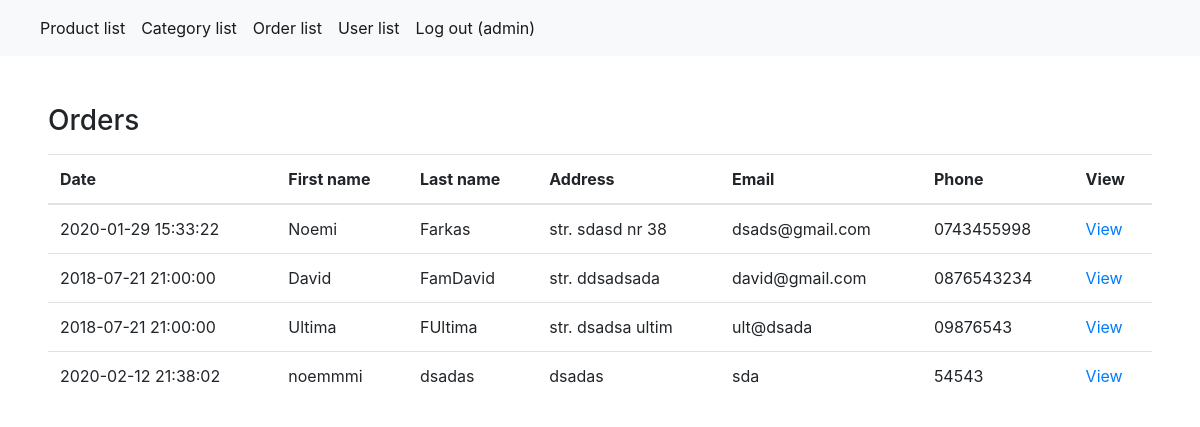
Screenshot of /admin/order_list.php (signed in) with the database file from the repository.
### tables this page shows
CREATE TABLE `orders` (
  `id` int(10) UNSIGNED NOT NULL,
  `date` timestamp NOT NULL DEFAULT CURRENT_TIMESTAMP,
  `firstname` varchar(50) NOT NULL,
  `lastname` varchar(50) NOT NULL,
  `address` text NOT NULL,
  `email` varchar(20) NOT NULL,
  `phone` varchar(14) NOT NULL
);

### admin/include/db/database.class.php (called while the page is built, shortened)
<?php
class Database {
    public function __construct()
    {
        $opt = [
            PDO::ATTR_ERRMODE            => PDO::ERRMODE_EXCEPTION,
            PDO::ATTR_DEFAULT_FETCH_MODE => PDO::FETCH_ASSOC,
        ];
        $link = 'mysql:host=localhost;dbname=licenta;charset=utf8';
        $this->connection = new PDO($link, 'root', '', $opt);
    }
}

### admin/include/db/orders.class.php (called while the page is built, shortened)
<?php
require_once "database.class.php";
class Orders extends Database
{
    public function getAll()
    {
        $query = $this->connection->query("select * from orders");
        return $query->fetchAll();
    }
}

### admin/order_list.php (the view, shortened to what this page needs)
<?php
include 'include/views/head.php';
include 'include/db/orders.class.php';
try {
    $order_listDb = new Orders();
    $order_list= $order_listDb->getAll();
} catch(Exception $e) {
    $order_list = [];
    $error = true;
}
?>
<body>
    <?php
    include 'include/views/menu.php';
    ?>
    <div class="container-fluid">
        <div class="row">
            <div class="col-12 p-5">
                <h3 class="mb-3">Orders</h3>
                <table class="table">
                    <thead>
                    <tr>
                        <th scope="col">Date</th>
                        <th scope="'col">First name</th>
                        <th scope="col">Last name</th>
                        <th scope="col">Address</th>
                        <th scope="col">Email</th>
                        <th scope="col">Phone</th>
                        <th scope="col">View</th>
                    </tr>
                    </thead>
                    <tbody>
                    <?php foreach($order_list as $ord_list): ?>
                        <tr>
                            <td><?php echo $ord_list['date'] ?></td>
                            <td><?php echo $ord_list['firstname'] ?></td>
                            <td><?php echo $ord_list['lastname'] ?></td>
                            <td><?php echo $ord_list['address'] ?></td>
                            <td><?php echo $ord_list['email'] ?></td>
                            <td><?php echo $ord_list['phone'] ?></td>
                            <td><a href="order_view.php?id=<?=$ord_list['id']?>">View</a></td>
                        </tr>
                    <?php endforeach;?>
                    </tbody>
                </table>
            </div>
        </div>
    </div>
</body>

### admin/css/style.css (style rules this page uses)
* { box-sizing: border-box; padding:0; margin:0; }
body, html { padding:0; margin:0; }
body, html { margin: 0; padding: 0; height: 100%; background: #ffffff !important; }

### rows the page displays
orders: date "2020-01-29 15:33:22", firstname "Noemi", lastname "Farkas", address "str. sdasd nr 38", email "dsads@gmail.com", phone "0743455998"
orders: date "2018-07-21 21:00:00", firstname "David", lastname "FamDavid", address "str. ddsadsada", email "david@gmail.com", phone "0876543234"
orders: date "2018-07-21 21:00:00", firstname "Ultima", lastname "FUltima", address "str. dsadsa ultim", email "ult@dsada", phone "09876543"
orders: date "2020-02-12 21:38:02", firstname "noemmmi", lastname "dsadas", address "dsadas", email "sda", phone "54543"

### other values shown
$_SESSION['username'] "admin"
